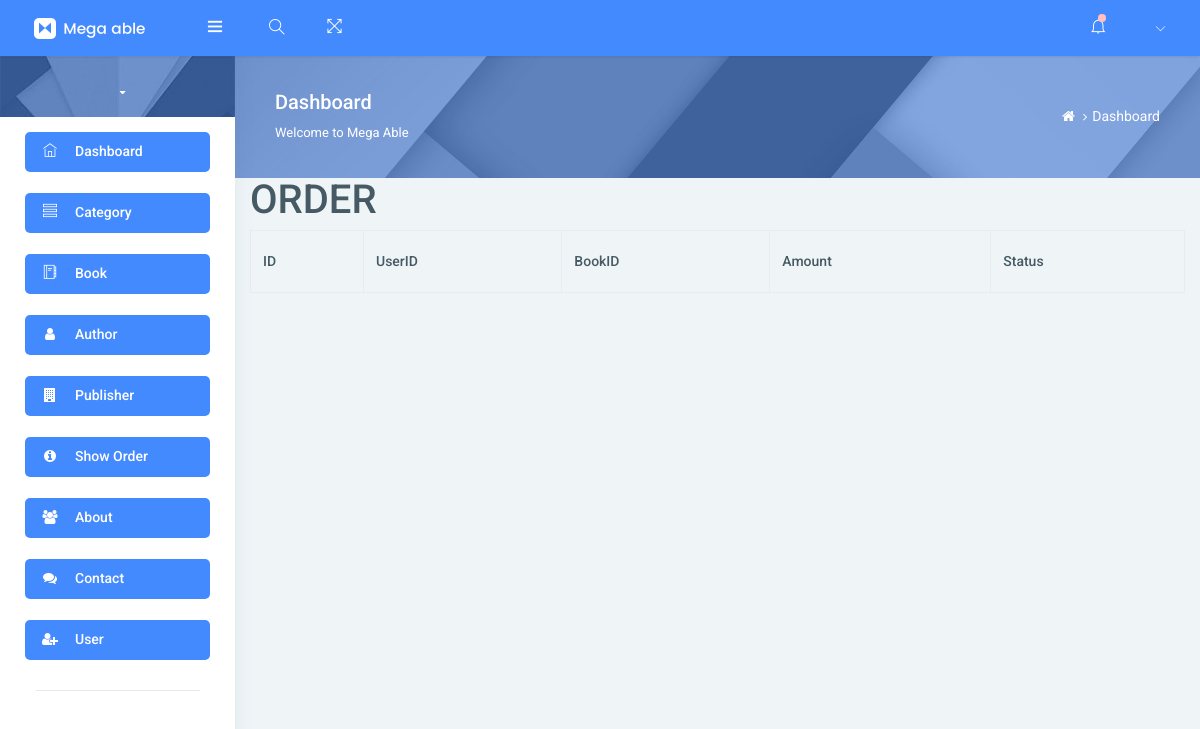
Page /admin/showorder.php on the earlier database version.
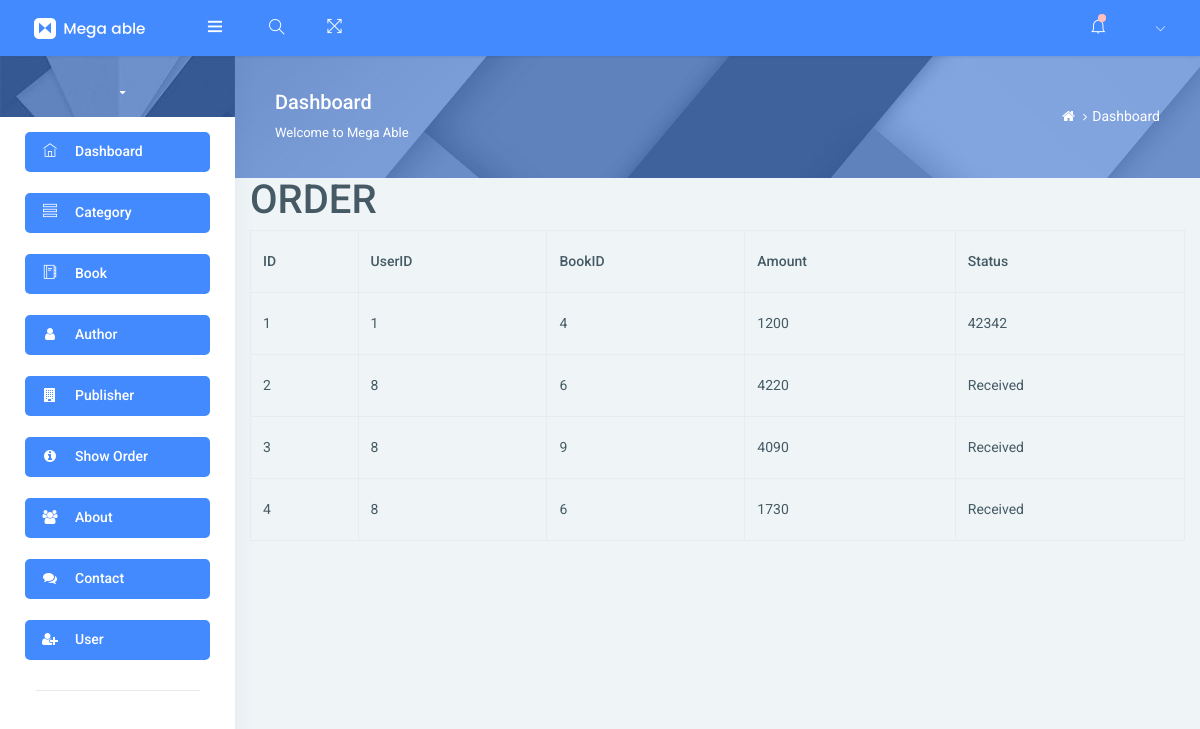
Same page on the later database version.
### tables this page shows
CREATE TABLE `order_table` (
  `ID` int(11) NOT NULL,
  `userID` int(11) NOT NULL,
  `BookID` int(11) NOT NULL,
  `Amount` int(11) NOT NULL,
  `Status` varchar(11) NOT NULL DEFAULT 'Received',
  `Address` varchar(55) NOT NULL
);

### admin/showorder.php (the view, shortened to what this page needs)
<!DOCTYPE html>
<html lang="en">
<head>
</head>
<body>
    <?php include "header.php"; ?>
    <div class="container">
    <h1>ORDER</h1>
    <table class="table table-bordered">
    <tr>
        <th>ID</th>
        <th>UserID</th>
        <th>BookID</th>
        <th>Amount</th>
        <th>Status</th>
    </tr>
    <?php
        $query="SELECT * FROM `order_table`";
        $result=mysqli_query($conn,$query);
        while($row=mysqli_fetch_array($result))
        {
        echo "<tr>";
        ("../user/checkout.php"); echo "<td>".$row[0]."</td>";
        ("../user/checkout.php");echo "<td>".$row[1]."</td>";
        ("../user/checkout.php");echo "<td>".$row[2]."</td>";
        ("../user/placeorder.php"); echo "<td>".$row[3]."</td>";
        ("../user/placeorder.php");echo "<td>".$row[4]."</td>";
        echo "</tr>";
    }
    ?>
    </table>
    </div>
    <?php include "footer.php"; ?>
</body>
</html>

Differences in the rows shown:
added order_table: ID "1", userID "1", BookID "4", Amount "1200", Status "42342"
added order_table: ID "2", userID "8", BookID "6", Amount "4220", Status "Received"
added order_table: ID "3", userID "8", BookID "9", Amount "4090", Status "Received"
added order_table: ID "4", userID "8", BookID "6", Amount "1730", Status "Received"
